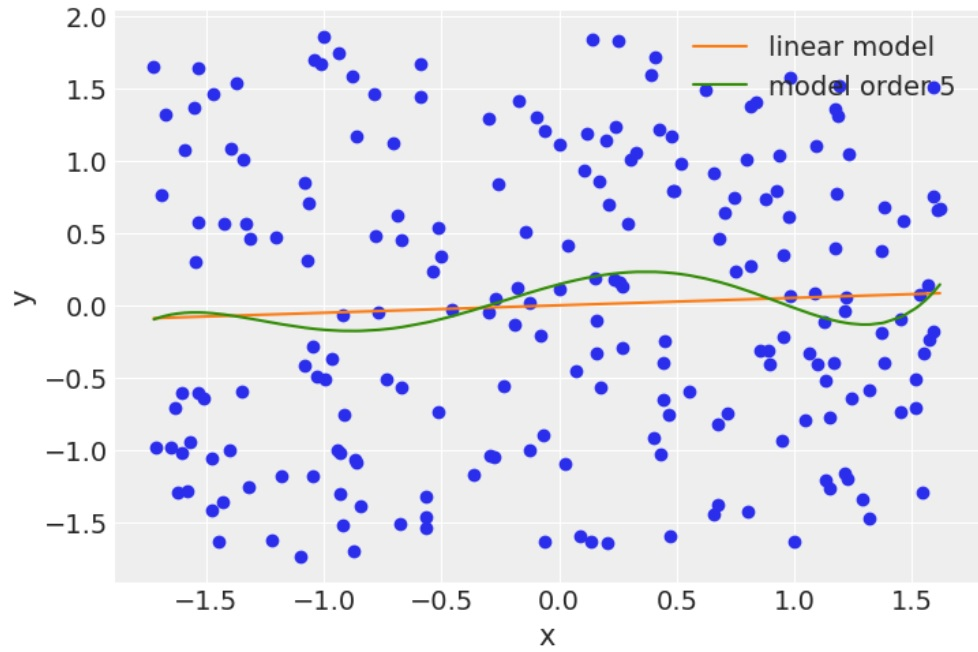

The script that drew this image:
import pymc3 as pm
import numpy as np
import random
import scipy.stats as stats
import matplotlib.pyplot as plt
import arviz as az
#import theano
#theano.config.blas__ldflags = ''

# ex 2 cand sd=100 pt beta
az.style.use('arviz-darkgrid')
x_1 = []
y_1 = []
file= open("file.csv","w")
for _ in range(500):
    x_1.append(random.uniform(-10.0, 10.0))
    y_1.append(random.uniform(-10.0, 10.0))
    file.write(f"{random.uniform(-10.0, 10.0)} ")
    file.write(f"{random.uniform(-10.0, 10.0)}")
    file.write("\n")
dummy_data = np.loadtxt('file.csv')
x_1 = dummy_data[:, 0]
y_1 = dummy_data[:, 1]


order = 5
x_1p = np.vstack([x_1**i for i in range(1, order+1)])
x_1s = (x_1p - x_1p.mean(axis=1, keepdims=True))/x_1p.std(axis=1, keepdims=True)
y_1s = (y_1 - y_1.mean()) / y_1.std()
plt.scatter(x_1s[0], y_1s)
plt.xlabel('x')
plt.ylabel('y')

with pm.Model() as model_l:
    α = pm.Normal('α', mu=0, sd=1)
    β = pm.Normal('β', mu=0, sd=100)
    ε = pm.HalfNormal('ε', 5)
    μ = α + β * x_1s[0]
    y_pred = pm.Normal('y_pred', mu=μ, sd=ε, observed=y_1s)
    idata_l = pm.sample(2000, return_inferencedata=True,chains=1)

with pm.Model() as model_p:
    α = pm.Normal('α', mu=0, sd=1)
    β = pm.Normal('β', mu=0, sd=10, shape=order)
    ε = pm.HalfNormal('ε', 5)
    μ = α + pm.math.dot(β, x_1s)
    y_pred = pm.Normal('y_pred', mu=μ, sd=ε, observed=y_1s)
    idata_p = pm.sample(2000, return_inferencedata=True,chains=1)

x_new = np.linspace(x_1s[0].min(), x_1s[0].max(), 100)
α_l_post = idata_l.posterior['α'].mean(("chain", "draw")).values
β_l_post = idata_l.posterior['β'].mean(("chain", "draw")).values
y_l_post = α_l_post + β_l_post * x_new
plt.plot(x_new, y_l_post, 'C1', label='linear model')
α_p_post = idata_p.posterior['α'].mean(("chain", "draw")).values
β_p_post = idata_p.posterior['β'].mean(("chain", "draw")).values
idx = np.argsort(x_1s[0])
y_p_post = α_p_post + np.dot(β_p_post, x_1s)
plt.plot(x_1s[0][idx], y_p_post[idx], 'C2', label=f'model order {order}')
plt.scatter(x_1s[0], y_1s, c='C0', marker='.')
plt.legend()
plt.show()
